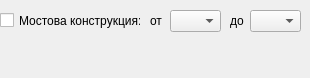
<?xml version="1.0" encoding="UTF-8"?>
<ui version="4.0">
 <class>RangeWidget</class>
 <widget class="QWidget" name="RangeWidget">
  <property name="geometry">
   <rect>
    <x>0</x>
    <y>0</y>
    <width>310</width>
    <height>78</height>
   </rect>
  </property>
  <property name="windowTitle">
   <string>RangeWidget</string>
  </property>
  <widget class="QLabel" name="errorLabel">
   <property name="enabled">
    <bool>true</bool>
   </property>
   <property name="geometry">
    <rect>
     <x>10</x>
     <y>40</y>
     <width>281</width>
     <height>31</height>
    </rect>
   </property>
   <property name="text">
    <string/>
   </property>
   <property name="alignment">
    <set>Qt::AlignCenter</set>
   </property>
   <property name="wordWrap">
    <bool>true</bool>
   </property>
  </widget>
  <widget class="QLabel" name="label_3">
   <property name="geometry">
    <rect>
     <x>230</x>
     <y>10</y>
     <width>21</width>
     <height>21</height>
    </rect>
   </property>
   <property name="text">
    <string>до</string>
   </property>
  </widget>
  <widget class="QComboBox" name="beginCombo">
   <property name="geometry">
    <rect>
     <x>170</x>
     <y>10</y>
     <width>51</width>
     <height>22</height>
    </rect>
   </property>
  </widget>
  <widget class="QComboBox" name="endCombo">
   <property name="geometry">
    <rect>
     <x>250</x>
     <y>10</y>
     <width>51</width>
     <height>22</height>
    </rect>
   </property>
   <property name="editable">
    <bool>false</bool>
   </property>
  </widget>
  <widget class="QCheckBox" name="checkBox">
   <property name="geometry">
    <rect>
     <x>0</x>
     <y>10</y>
     <width>141</width>
     <height>21</height>
    </rect>
   </property>
   <property name="text">
    <string>Мостова конструкция:</string>
   </property>
  </widget>
  <widget class="QLabel" name="label_4">
   <property name="geometry">
    <rect>
     <x>150</x>
     <y>10</y>
     <width>21</width>
     <height>21</height>
    </rect>
   </property>
   <property name="text">
    <string>от</string>
   </property>
  </widget>
  <zorder>checkBox</zorder>
  <zorder>errorLabel</zorder>
  <zorder>label_3</zorder>
  <zorder>beginCombo</zorder>
  <zorder>endCombo</zorder>
  <zorder>label_4</zorder>
 </widget>
 <layoutdefault spacing="6" margin="11"/>
 <resources/>
 <connections/>
</ui>
